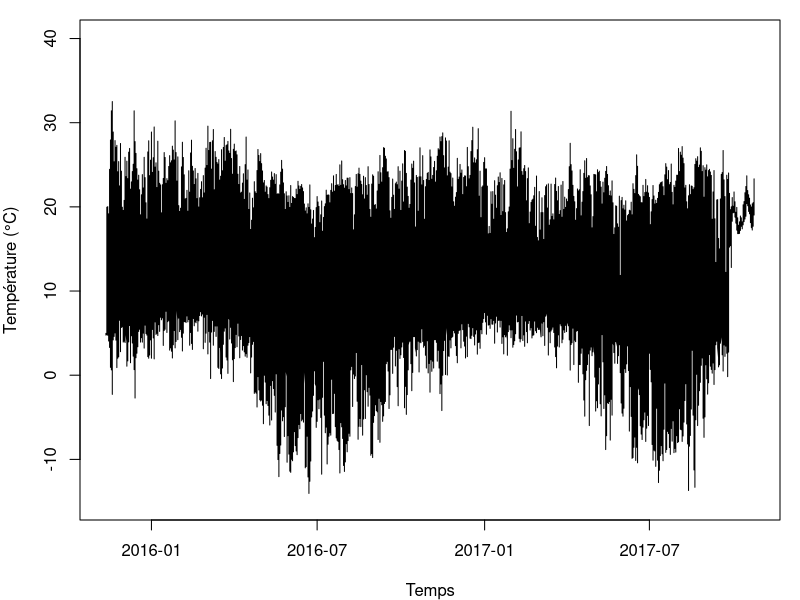
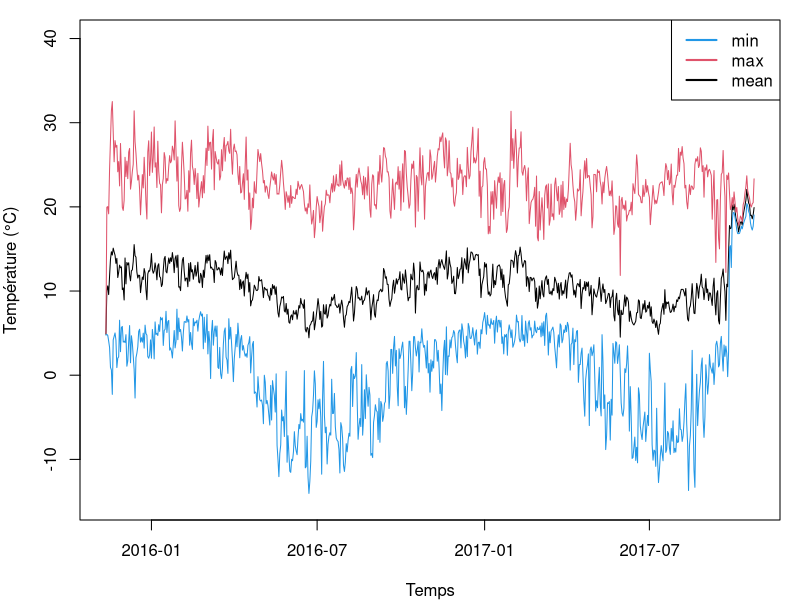
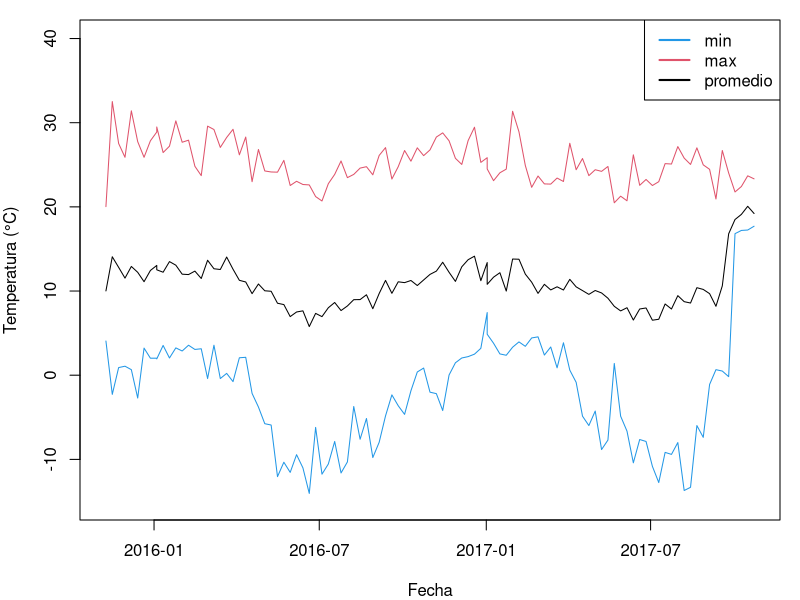
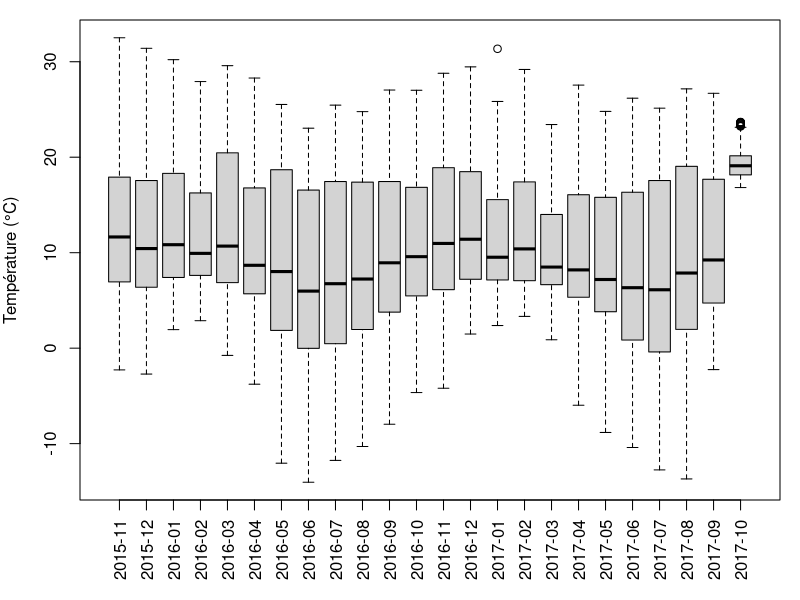
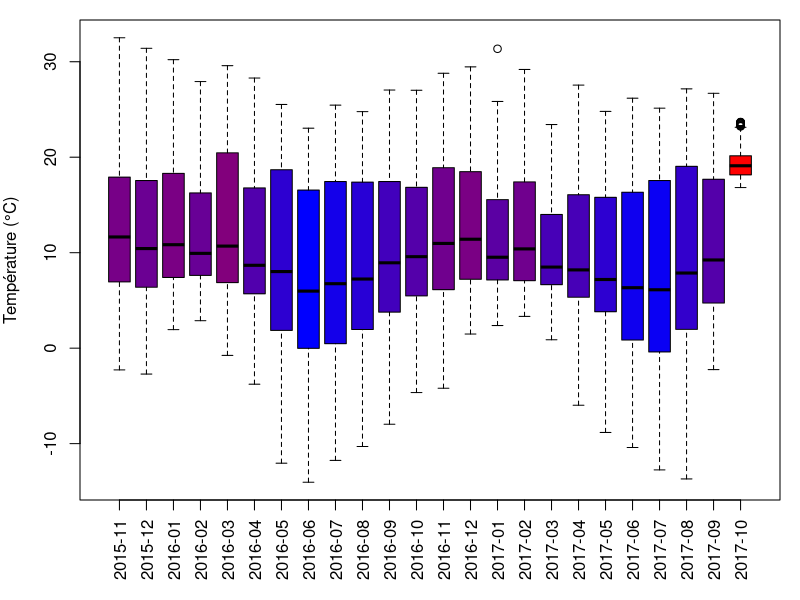
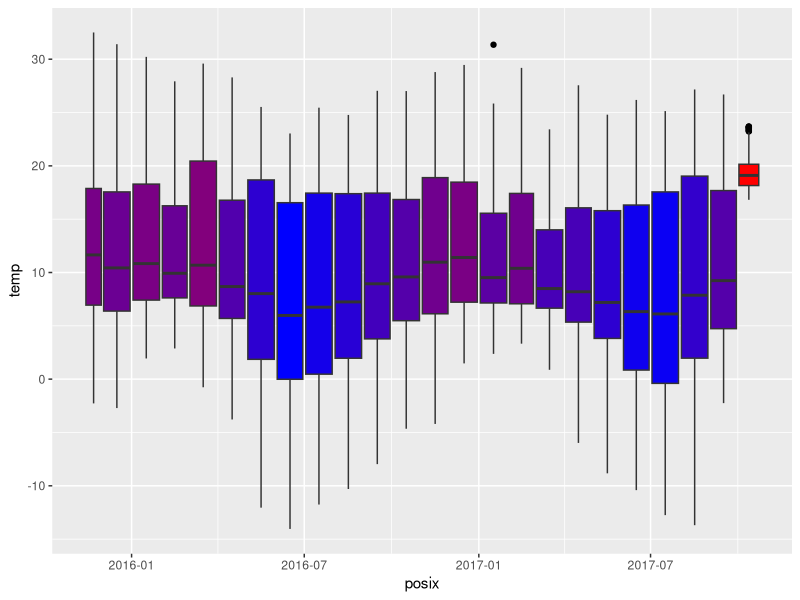
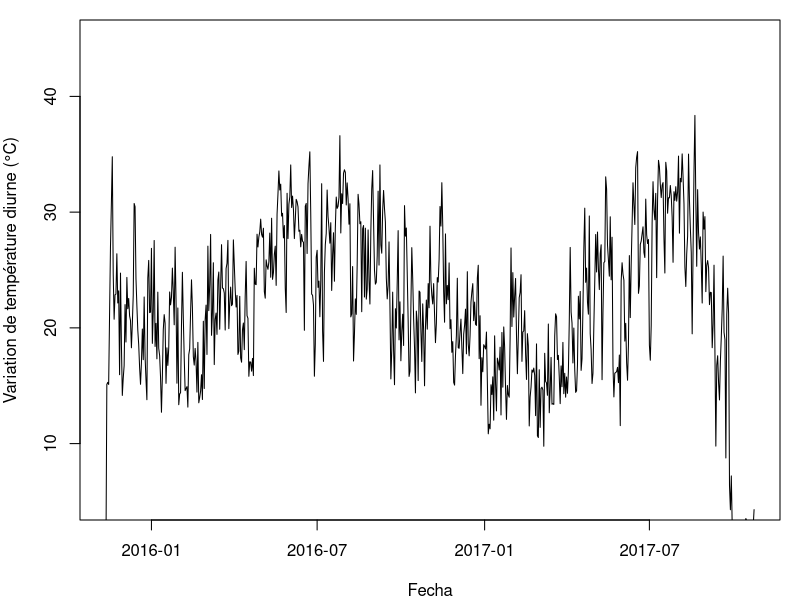
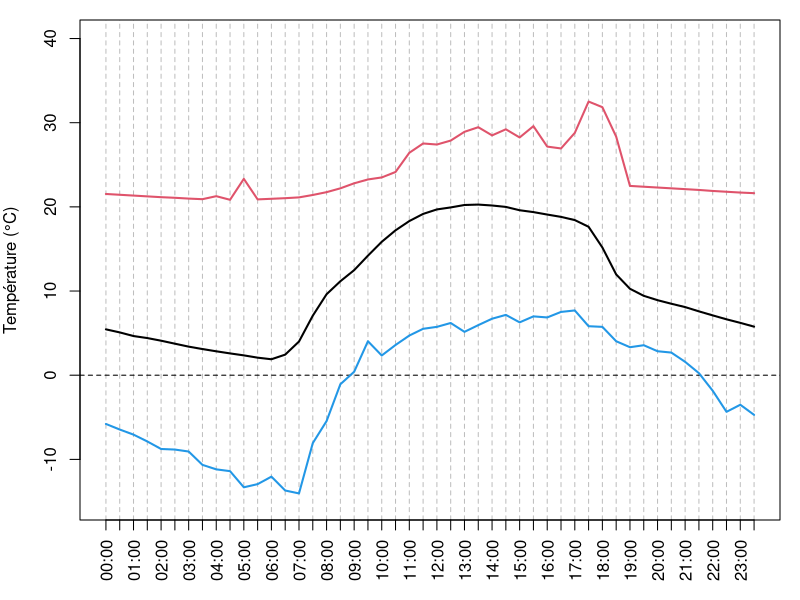

Recreate these plots in R, in order.
## ---- chunk 1
# Lecture du fichier en local après téléchargement : 
bdd <- read.table("myFiles/E05C13.csv", skip = 1, header = TRUE, 
  sep = ",", dec = ".", stringsAsFactors = FALSE)
# Lecture du fichier depuis GitHub : 
# bdd <- read.table("https://raw.githubusercontent.com/frareb/myRBook_FR/master/myFiles/E05C13.csv", 
#   skip = 1, header = TRUE, sep = ",", dec = ".", stringsAsFactors = FALSE)
colnames(bdd) <- c("id", "date", "temp")
head(bdd)
tail(bdd)
str(bdd)
## ---- chunk 2
strsplit("11/12/15 23:00:00", split = " ")
## ---- chunk 3
strsplit("11/12/15 23:00:00", split = " ")[[1]]
## ---- chunk 4
bddDay <- sapply(strsplit(bdd[, 2], split = " "), "[[", 1)
head(bddDay)
## ---- chunk 5
bddDay <- as.Date(sapply(strsplit(bdd[, 2], split = " "), "[[", 1), format = "%m/%d/%y")
head(bddDay)
## ---- chunk 6
bdd$day <- bddDay
str(bdd)
## ---- chunk 7
bddPosix <- as.POSIXct(bdd$date, format = "%m/%d/%y %H:%M:%S")
head(bddPosix)
bdd$posix <- bddPosix
str(bdd)
## ---- chunk 8
par(mar = c(4, 4, 1, 1)) # réduction des marges
plot(x = bdd$day, y = bdd$temp, 
	type = 'l', ylim = c(-15, 40), 
	xlab = "Temps", ylab = "Température (°C)")
## ---- chunk 9
tempDayMean <- tapply(bdd$temp, INDEX = bdd$day, FUN = mean)
tempDayMin <- tapply(bdd$temp, INDEX = bdd$day, FUN = min)
tempDayMax <- tapply(bdd$temp, INDEX = bdd$day, FUN = max)
par(mar = c(4, 4, 1, 1)) # réduction des marges
plot(x = as.Date(names(tempDayMean), format = "%Y-%m-%d"), 
	y = tempDayMean, type = 'l', ylim = c(-15, 40), 
	xlab = "Temps", ylab = "Température (°C)")
points(as.Date(names(tempDayMin), format = "%Y-%m-%d"), 
	y = tempDayMin, type = 'l', col = 4)
points(as.Date(names(tempDayMax), format = "%Y-%m-%d"), 
	y = tempDayMax, type = 'l', col = 2)
legend("topright", legend = c("min", "max", "mean"), 
  lty = 1, lwd = 2, col = c(4, 2, 1))
## ---- chunk 10
anoSem <- format(bdd$posix, format = "%Y-%W")
head(anoSem)
## ---- chunk 11
tempWeekMean <- tapply(bdd$temp, 
  INDEX = format(bdd$posix, format = "%Y-%W-1"), FUN = mean)
tempWeekMin <- tapply(bdd$temp, 
  INDEX = format(bdd$posix, format = "%Y-%W-1"), FUN = min)
tempWeekMax <- tapply(bdd$temp, 
  INDEX = format(bdd$posix, format = "%Y-%W-1"), FUN = max)
par(mar = c(4, 4, 1, 1)) # réduction des marges
plot(x = as.Date(names(tempWeekMean), format = "%Y-%W-%u"), 
    y = tempWeekMean, type = 'l', ylim = c(-15, 40), 
    xlab = "Fecha", ylab = "Temperatura (°C)")
points(x = as.Date(names(tempWeekMin), format = "%Y-%W-%u"), 
    y = tempWeekMin, type = 'l', col = 4)
points(x = as.Date(names(tempWeekMax), format = "%Y-%W-%u"), 
    y = tempWeekMax, type = 'l', col = 2)
legend("topright", legend = c("min", "max", "promedio"), 
  lty = 1, lwd = 2, col = c(4, 2, 1))
## ---- chunk 12
par(mar = c(5, 4, 1, 1)) # réduction des marges
boxplot(bdd$temp ~ format(bdd$posix, format = "%Y-%m"), las = 3,
  xlab = "", ylab = "Température (°C)")
## ---- chunk 13
tempMonthMean <- tapply(bdd$temp, 
  INDEX = format(bdd$posix, format = "%Y-%m"), FUN = mean)
myCol <- colorRampPalette(c("blue", "red"))(101)
tempMeanDayPos <- round(
  (tempMonthMean - min(tempMonthMean)) / 
    (max(tempMonthMean) - min(tempMonthMean))*100) + 1
par(mar = c(5, 4, 1, 1)) # réduction des marges
boxplot(bdd$temp ~ format(bdd$posix, format = "%Y-%m"), las = 3, 
  col = myCol[tempMeanDayPos],
  xlab = "", ylab = "Température (°C)")
## ---- chunk 14
pkgCheck <- function(x){ 
    if (!require(x, character.only = TRUE)){
        install.packages(x, dependencies = TRUE)
        if(!require(x, character.only = TRUE)) {
            stop()
        }
    }
}
pkgCheck("ggplot2")

tempMonthMean <- tapply(bdd$temp, 
  INDEX = format(bdd$posix, format = "%Y-%m"), FUN = mean)
myCol <- colorRampPalette(c("blue", "red"))(101)
tempMeanDayPos <- round(
  (tempMonthMean - min(tempMonthMean)) / 
    (max(tempMonthMean) - min(tempMonthMean))*100) + 1
p01 <- ggplot(data = bdd, 
  aes(
    x = posix, 
    y = temp, 
    group = format(bdd$posix, format = "%Y-%m"))) + 
    geom_boxplot(outlier.colour = "black", fill = myCol[tempMeanDayPos])
p01
## ---- chunk 15
tempDayTR <- tempDayMax - tempDayMin
par(mar = c(4, 4, 1, 1)) # réduction des marges
plot(x = as.Date(names(tempDayMean), format = "%Y-%m-%d"), 
    y = tempDayTR, type = 'l', ylim = c(5, 45), 
    xlab = "Fecha", ylab = "Variation de température diurne (°C)")
## ---- chunk 16
tempHourMean <- aggregate(x = bdd$temp, 
  by = list(format(bdd$posix, format = "%H:%M")), FUN = mean)
tempHourMin <- aggregate(x = bdd$temp, 
  by = list(format(bdd$posix, format = "%H:%M")), FUN = min)
tempHourMax <- aggregate(x = bdd$temp, 
  by = list(format(bdd$posix, format = "%H:%M")), FUN = max)
hours <- seq(from = 0, to = 23.5, by = 0.5)
par(mar = c(4, 4, 1, 1)) # réduction des marges
plot(x = hours, 
	y = tempHourMean[, 2], type = 'l', ylim = c(-15, 40), 
	xlab = "", ylab = "Température (°C)", lwd = 2, 
	xaxt = "n", panel.first = {
		abline(v = hours, col = "gray", lty = 2)
		abline(h = 0, lty = 2)	
	})
axis(side = 1, at = hours, labels = tempHourMean[, 1], las = 2)
points(x = hours, y = tempHourMin[, 2], type = 'l', col = 4, lwd = 2)
points(x = hours, y = tempHourMax[, 2], type = 'l', col = 2, lwd = 2)
## ---- chunk 17
meses <- c("Janvier", "Février", "Mars", "Avril", "Mai", "Juin", 
	"Juillet", "Août", "Septembre", "Octobre", "Novembre", "Décembre")
hours <- seq(from = 0, to = 23.5, by = 0.5)
bddMonth <- format(bdd$day, format = "%m")
tempDayEachMonth <- lapply(sort(unique(bddMonth)), function(myMonth){
	bddX <- bdd[bddMonth == myMonth, ]
	tempHourMean <- aggregate(x = bddX$temp, by = list(format(bddX$posix, format = "%H:%M")), FUN = mean)
	tempHourMin <- aggregate(x = bddX$temp, by = list(format(bddX$posix, format = "%H:%M")), FUN = min)
	tempHourMax <- aggregate(x = bddX$temp, by = list(format(bddX$posix, format = "%H:%M")), FUN = max)
	return(data.frame(tempHourMean, tempHourMin, tempHourMax))
})
par(mar = c(4, 4, 1, 1)) # réduction des marges
# for (i in seq_along(tempDayEachMonth)){ # pour tous les mois
for (i in 1:2){ # uniquement Janvier et Février 
	plot(x = hours, y = tempDayEachMonth[[i]][, 2], 
		type = 'l', ylim = c(-15, 40), 
		xlab = "", ylab = "Température (°C)", lwd = 2, 
		main = meses[i],
		xaxt = "n", panel.first = {
			abline(v = hours, col = "gray", lty = 2)
			abline(h = 0, lty = 2)	
		})
	axis(side = 1, at = hours, labels = tempHourMean[, 1], las = 2)
	points(x = hours, y = tempDayEachMonth[[i]][, 4], 
		type = 'l', col = 4, lwd = 2)
	points(x = hours, y = tempDayEachMonth[[i]][, 6], 
		type = 'l', col = 2, lwd = 2)
}
## ---- chunk 18
par(mar = c(4, 4, 1, 1)) # réduction des marges
plot(x = hours, y = tempDayEachMonth[[1]][, 2], type = 'n', ylim = c(-10, 35),
	xlab = "", ylab = "Température moyenne (°C)",
	xaxt = "n", 
	panel.first = {
		abline(v = hours, col = "gray", lty = 2)
		abline(h = 0, lty = 2)	
	})
axis(side = 1, at = hours, labels = tempHourMean[, 1], las = 2)
myColors <- c("#A6CEE3", "#1F78B4", "#B2DF8A", "#33A02C", "#FB9A99", 
	"#E31A1C", "#FDBF6F", "#FF7F00", "#CAB2D6", "#6A3D9A", "#FFFF99", 
	"#B15928")
for (i in seq_along(tempDayEachMonth)){
	points(x = hours, 
		y = tempDayEachMonth[[i]][, 2], 
		type = 'l', col = myColors[i], lwd = 2)
}
legend("topright", ncol = 4, legend = meses, col = myColors, 
	lty = 1, lwd = 2, cex = 0.8)

par(mar = c(4, 4, 1, 1)) # réduction des marges
plot(x = hours, y = tempDayEachMonth[[1]][, 2], type = 'n', ylim = c(0, 30),
	xlab = "", ylab = "Variation de température diurne (°C)",
	xaxt = "n", 
	panel.first = {
		abline(v = hours, col = "gray", lty = 2)
		abline(h = 0, lty = 2)	
	})
axis(side = 1, at = hours, labels = tempHourMean[, 1], las = 2)
myColors <- c("#A6CEE3", "#1F78B4", "#B2DF8A", "#33A02C", "#FB9A99", 
	"#E31A1C", "#FDBF6F", "#FF7F00", "#CAB2D6", "#6A3D9A", "#FFFF99", 
	"#B15928")
for (i in seq_along(tempDayEachMonth)){
	points(x = hours, 
		y = tempDayEachMonth[[i]][, 6] - tempDayEachMonth[[i]][, 4], 
		type = 'l', col = myColors[i], lwd = 2)
}
legend("topright", ncol = 4, legend = meses, col = myColors, 
	lty = 1, lwd = 2, cex = 0.8)
## ---- chunk 19
pkgCheck <- function(x){ 
	if (!require(x, character.only = TRUE)){
		install.packages(x, dependencies = TRUE)
		if(!require(x, character.only = TRUE)) {
			stop()
		}
	}
}
pkgCheck("ggplot2")
pkgCheck("ggridges")
pkgCheck("viridis")
meanTemps <- unlist(lapply(tempDayEachMonth, "[[", 2))
labelMonth <- rep(meses, each = 48)
dfTemps <- data.frame(month = labelMonth, value = meanTemps, 
  stringsAsFactors = FALSE)
dfTemps$month <- factor(dfTemps$month, levels = rev(meses))
p <- ggplot(data = dfTemps, aes(y = month, x = value,  fill = ..x..))
p <- p + geom_density_ridges_gradient(stat="binline")
p <- p + scale_fill_viridis(name = "Temp. [°C]", option = "C")
p <- p + xlab("Temperature") + ylab("") +
    theme(
      legend.position="none",
      panel.spacing = unit(0.1, "lines"),
      strip.text.x = element_text(size = 8)
    ) 
p
